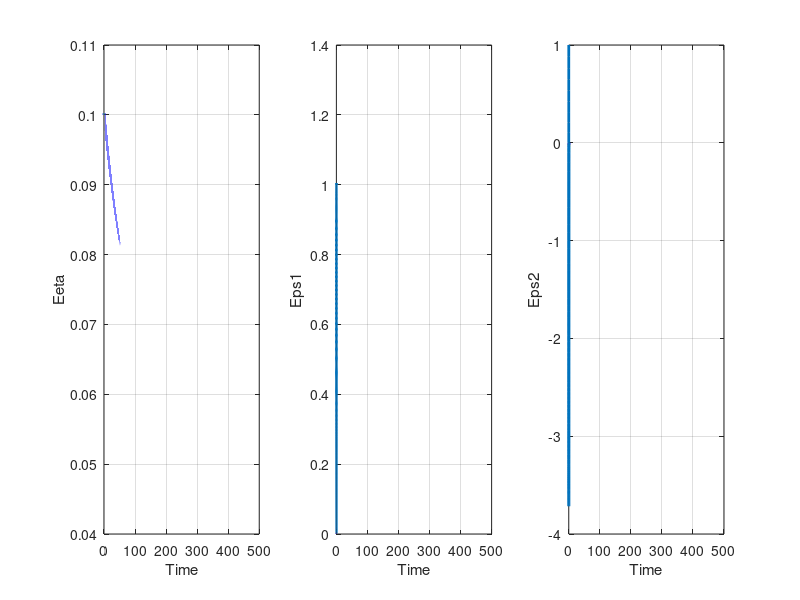

Reproduce this figure in MATLAB.
theta=1;
dt=0.001;
tf=500;
iter=(tf/dt)+1;

k=10;
state_eeta_eps1_eps2=zeros(3,iter);

state_eeta_eps1_eps2(:,1)=[0.1;1;1]; % initial values of eeta and eps

for index=1:(iter-1)
    eeta_pres=state_eeta_eps1_eps2(1,index);
    eps1_pres=state_eeta_eps1_eps2(2,index);
    eps2_pres=state_eeta_eps1_eps2(3,index);
    
    state_eeta_eps1_eps2(1,index+1)=eeta_pres+dt*(-0.5*(1+eps2_pres)*eeta_pres^3);
    state_eeta_eps1_eps2(2,index+1)=eps1_pres+dt*(eps2_pres);
    state_eeta_eps1_eps2(3,index+1)=eps2_pres+dt*(-k*k*eps1_pres-2*k*eps2_pres);
end

subplot(1,3,1)
plot(0:dt:tf,state_eeta_eps1_eps2(1,:),'LineWidth',2)
xlabel('Time')
ylabel('Eeta')
grid on

subplot(1,3,2)
plot(0:dt:tf,state_eeta_eps1_eps2(2,:),'LineWidth',2)
xlabel('Time')
ylabel('Eps1')
grid on

subplot(1,3,3)
plot(0:dt:tf,state_eeta_eps1_eps2(3,:),'LineWidth',2)
xlabel('Time')
ylabel('Eps2')
grid on